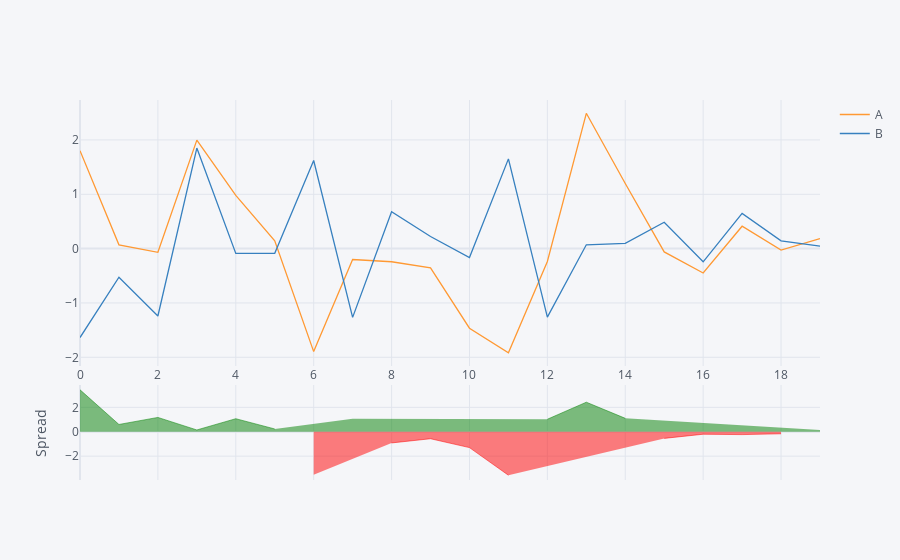

The notebook cell this image was saved under:
### Code cell
df[['A','B']].iplot(kind='spread')   # Here we have plotted a spread plot. on the top there is line plot and spread plot will help in comparing two columns.

### Figure 1 — Plotly figure (JSON) as saved in the notebook; plotly's stock layout.template omitted (floating-point values rounded to 4 significant figures)
{"data": [{"line": {"color": "rgba(255, 153, 51, 1.0)", "dash": "solid", "shape": "linear", "width": 1.3}, "mode": "lines", "name": "A", "text": "", "type": "scatter", "x": [0, 1, 2, 3, 4, 5, 6, 7, 8, 9, 10, 11, 12, 13, 14, 15, 16, 17, 18, 19], "y": [1.803, 0.06992, -0.06792, 1.997, 0.9806, 0.1439, -1.895, -0.1999, -0.2415, -0.353, -1.465, -1.915, -0.2358, 2.49, 1.198, -0.06024, -0.4489, 0.4124, -0.02569, 0.184]}, {"line": {"color": "rgba(55, 128, 191, 1.0)", "dash": "solid", "shape": "linear", "width": 1.3}, "mode": "lines", "name": "B", "text": "", "type": "scatter", "x": [0, 1, 2, 3, 4, 5, 6, 7, 8, 9, 10, 11, 12, 13, 14, 15, 16, 17, 18, 19], "y": [-1.637, -0.5258, -1.24, 1.851, -0.08713, -0.08479, 1.622, -1.266, 0.6776, 0.2222, -0.1628, 1.652, -1.26, 0.0708, 0.09728, 0.4854, -0.2427, 0.6488, 0.1439, 0.04399]}, {"connectgaps": false, "fill": "tozeroy", "line": {"color": "green", "dash": "solid", "shape": "linear", "width": 0.5}, "mode": "lines", "name": "Spread", "showlegend": false, "type": "scatter", "x": [0, 1, 2, 3, 4, 5, 6, 7, 8, 9, 10, 11, 12, 13, 14, 15, 16, 17, 18, 19], "xaxis": "x2", "y": [3.44, 0.5957, 1.172, 0.146, 1.068, 0.2287, "", 1.066, "", "", "", "", 1.024, 2.42, 1.1, "", "", "", "", 0.14], "yaxis": "y2"}, {"connectgaps": false, "fill": "tozeroy", "line": {"color": "red", "dash": "solid", "shape": "linear", "width": 0.5}, "mode": "lines", "name": "Spread", "showlegend": false, "type": "scatter", "x": [0, 1, 2, 3, 4, 5, 6, 7, 8, 9, 10, 11, 12, 13, 14, 15, 16, 17, 18, 19], "xaxis": "x2", "y": ["", "", "", "", "", "", -3.517, "", -0.9192, -0.5752, -1.302, -3.567, "", "", "", -0.5456, -0.2063, -0.2364, -0.1696, ""], "yaxis": "y2"}], "layout": {"hovermode": "x", "legend": {"bgcolor": "#F5F6F9", "font": {"color": "#4D5663"}}, "paper_bgcolor": "#F5F6F9", "plot_bgcolor": "#F5F6F9", "title": {"font": {"color": "#4D5663"}}, "xaxis": {"gridcolor": "#E1E5ED", "showgrid": true, "tickfont": {"color": "#4D5663"}, "title": {"font": {"color": "#4D5663"}, "text": ""}, "zerolinecolor": "#E1E5ED"}, "xaxis2": {"anchor": "y2", "gridcolor": "#E1E5ED", "showgrid": true, "showticklabels": false, "tickfont": {"color": "#4D5663"}, "title": {"font": {"color": "#4D5663"}, "text": ""}, "zerolinecolor": "#E1E5ED"}, "yaxis": {"domain": [0.3, 1], "gridcolor": "#E1E5ED", "showgrid": true, "tickfont": {"color": "#4D5663"}, "title": {"font": {"color": "#4D5663"}, "text": ""}, "zerolinecolor": "#E1E5ED"}, "yaxis2": {"domain": [0, 0.25], "gridcolor": "#E1E5ED", "showgrid": true, "tickfont": {"color": "#4D5663"}, "title": {"font": {"color": "#4D5663"}, "text": "Spread"}, "zerolinecolor": "#E1E5ED"}}}
